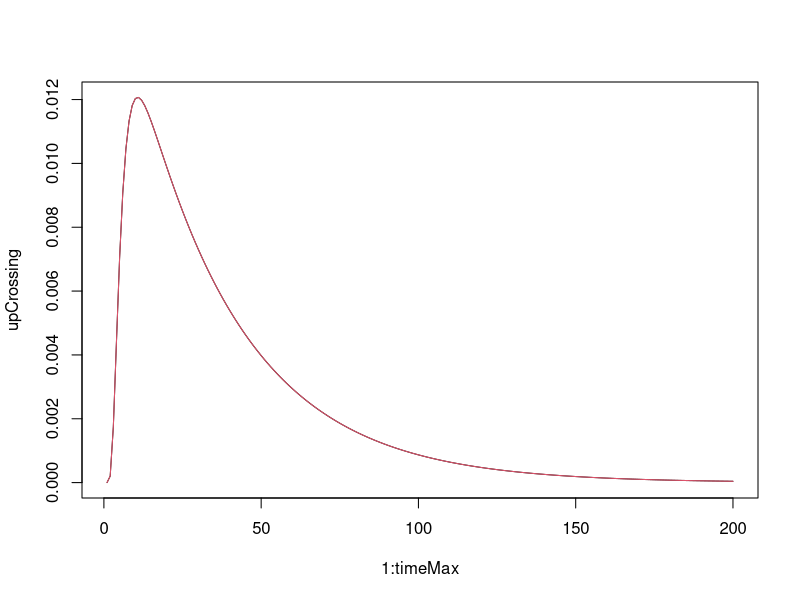

The R script that drew this image:
# remove old variables
################
rm(list=ls())

# Initialize mean and sd
mean = 0.00
sd = 0.20

# how coarse do you want the steps
stateStep = 0.1

# how much time do you want to give the process -- defined in steps
timeMax = 200

barrierUp = 1
barrierDown = -1

barrierTimeUp = rep(barrierUp,timeMax)
barrierTimeDown = rep(barrierDown,timeMax)

decay = 0

for (t in 2:timeMax){
  #barrierTimeUp[t]=barrierTimeUp[t-1] * decay
  #barrierTimeDown[t]=barrierTimeDown[t-1] * decay
  barrierTimeUp[t] = barrierUp /(1+decay*t)
  barrierTimeDown[t] = barrierDown /(1+decay*t)
}

# Defining grid vertically
states = seq(barrierDown, barrierUp, stateStep)

# Initialize all probability states with 1
prStates = rep(0,length(states))
prStates[states==0]=1

# Initialize count for barrier crossings -- up and down
upCrossing = rep(0,timeMax)
downCrossing = rep(0,timeMax)


for (t in 1:timeMax) {
  print(t)
  
  # Set next states
  PrStatesNew = rep(0,length(states))
  
  # Over all possible destination states
  for (s in 1:length(states)) {
    # define current destination
    to = states[s]
    if (to>barrierTimeDown[t] & to<barrierTimeUp[t]) {
      # calculate change from every possible state to current destination state
      change = to - states
      
      # calculate new probability for current destination state 
      PrStatesNew[s] = stateStep * sum(prStates * dnorm(change,mean,sd)) # why dnorm?
    }
  }
  
  # DONT UNDERSTAND
  changeUp = barrierTimeUp[t] - states
  
  # Why 1-pnorm instead of dnorm
  tempUpCross = sum(prStates * (1-pnorm(changeUp,mean,sd)))
  changeDown = barrierTimeDown[t] - states
  tempDownCross = sum(prStates * pnorm(changeDown,mean,sd))
  
  # renormalize (to cope w/ numerical approximation)
  sumIn = sum(prStates)
  sumCurrent = sum(PrStatesNew) + tempUpCross + tempDownCross
  PrStatesNew = PrStatesNew * sumIn/sumCurrent
  tempUpCross = tempUpCross * sumIn/sumCurrent
  tempDownCross = tempDownCross * sumIn/sumCurrent
  #
  prStates = PrStatesNew
  upCrossing[t]=tempUpCross
  downCrossing[t]=tempDownCross
}

sum(upCrossing)
sum(downCrossing)
sum(upCrossing) + sum(downCrossing)
plot(1:timeMax,upCrossing,type="line",col=1)
points(1:timeMax,downCrossing,type="line",col=2)
sum((1:timeMax)*upCrossing)/sum(upCrossing)
sum((1:timeMax)*downCrossing)/sum(downCrossing)
